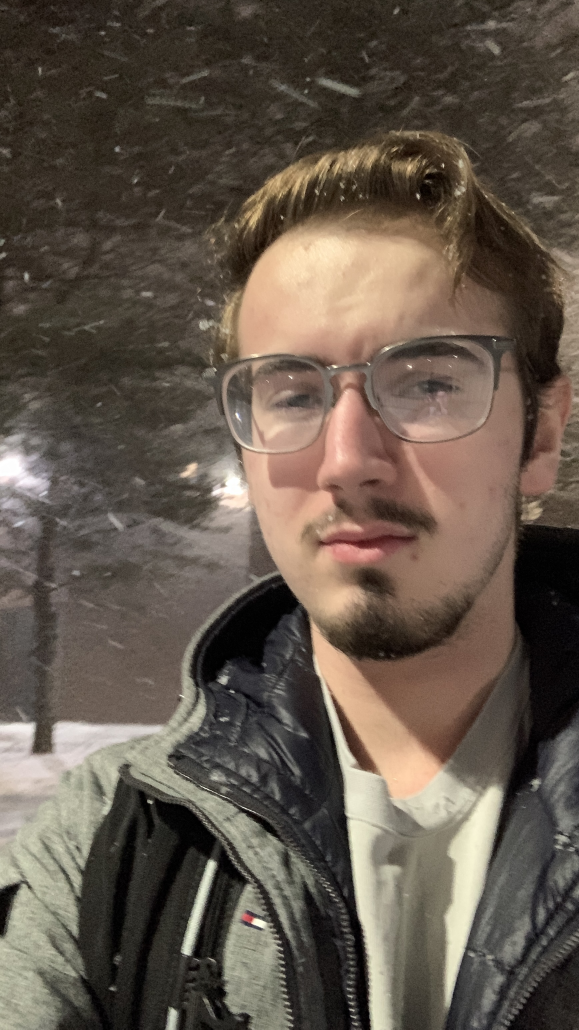
#> input picture cole.JPG, 1737 x 3088 px (shown at 1/3 size)
$ python -i motion.py   (imports and definitions only)
#> lines starting #> are read from the running program, lines starting #| are printed output that depends on the picture; after the words box and inside, x2 and y2 are one past the last pixel; in counts of white or black regions, pixels touching at a corner belong together
#> further down, picture is the input picture: shape (3088, 1737, 3); mean B, G, R 75.8, 87.1, 98.8
# motion.py - motion triggering that does not chatter.
#
# v1's log: 735 "motion started" against 17,390 "motion stopped", a 23.7:1
# ratio, and 4,250 captures for 735 real approaches to the sink. One threshold,
# no hysteresis, no debounce, so every lighting flicker and compression
# artefact toggled the state and each toggle cost an mp4 encode on a Pi 3B+.
#
# The fix is a Schmitt trigger plus a dwell requirement:
#   - enter MOTION only above T_HIGH, leave only below T_LOW (T_LOW < T_HIGH),
#     so a signal hovering near one threshold cannot oscillate
#   - a state change must persist for N consecutive frames before it commits
#   - after a capture, a cooldown suppresses retriggering on the same event

import logging
import os
import time
from collections import deque

import cv2
import numpy as np

log = logging.getLogger("dishwatcher.motion")

# fraction of ROI pixels that must be foreground. two thresholds, not one.
T_HIGH = float(os.environ.get("MOTION_ENTER_FRACTION", "0.020"))
T_LOW = float(os.environ.get("MOTION_EXIT_FRACTION", "0.008"))
# consecutive frames a new state must hold before it is believed
ENTER_FRAMES = int(os.environ.get("MOTION_ENTER_FRAMES", "3"))
EXIT_FRAMES = int(os.environ.get("MOTION_EXIT_FRAMES", "8"))
# minimum blob size in pixels, kills speckle
# in pixels at the DOWNSCALED working size, not the capture size
MIN_BLOB_AREA = int(os.environ.get("MOTION_MIN_BLOB_AREA", "120"))
COOLDOWN_SEC = float(os.environ.get("MOTION_COOLDOWN_SEC", "20"))
# Downscale before MOG2. Frames are 1280x720 now, and running background
# subtraction at that size saturated the Pi 3B+ (measured 64% of a core,
# enough to touch the soft thermal limit). Motion does not need the detail:
# v1 used 320x240 for exactly this reason.
MOTION_W = int(os.environ.get("MOTION_WIDTH", "320"))
MOTION_H = int(os.environ.get("MOTION_HEIGHT", "240"))

IDLE, MOTION = "idle", "motion"


class MotionTrigger:
    def __init__(self, roi=None):
        self.roi = roi
        self._bg = cv2.createBackgroundSubtractorMOG2(
            history=500,        # a long history keeps the background stable
            varThreshold=25,
            detectShadows=True,  # shadows are a top false-positive source
        )
        self.state = IDLE
        self._pending = None
        self._pending_count = 0
        self._entered_at = 0.0
        self._last_capture_at = 0.0
        self._recent = deque(maxlen=60)
        self.transitions = {"idle->motion": 0, "motion->idle": 0}

    def _foreground_fraction(self, frame):
        img = frame
        if self.roi:
            x1, y1, x2, y2 = self.roi
            img = frame[max(0, y1):y2, max(0, x1):x2]

        # downscale first; this is the difference between idling and pinning a core
        if img.shape[1] > MOTION_W:
            img = cv2.resize(img, (MOTION_W, MOTION_H), interpolation=cv2.INTER_NEAREST)
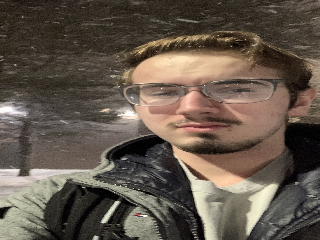
#> img: shape (240, 320, 3); mean B, G, R 75.8, 87.1, 98.8

        mask = self._bg.apply(img)
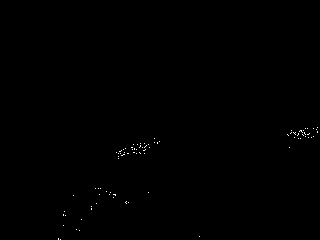
#> mask: shape (240, 320); values 127 (black) and 255 (white), 0.16% white in thin lines or dots, all inside (x1, y1, x2, y2) = (58, 127, 318, 240)
        # MOG2 marks shadows as 127; only 255 is real foreground.
        mask = (mask == 255).astype(np.uint8) * 255

        # open then close: drop speckle, then consolidate what survives
        k = cv2.getStructuringElement(cv2.MORPH_ELLIPSE, (5, 5))
        mask = cv2.morphologyEx(mask, cv2.MORPH_OPEN, k)
#> mask: shape (240, 320); every value is 0
        mask = cv2.morphologyEx(mask, cv2.MORPH_CLOSE, k)

        # ignore blobs too small to be a person
        contours, _ = cv2.findContours(mask, cv2.RETR_EXTERNAL, cv2.CHAIN_APPROX_SIMPLE)
#> contours = []
        area = sum(cv2.contourArea(c) for c in contours if cv2.contourArea(c) >= MIN_BLOB_AREA)
#> area = 0

        total = img.shape[0] * img.shape[1]
#> total = 76800
        return (area / total) if total else 0.0

    def update(self, frame):
        """
        Feed a frame. Returns one of: None, "entered", "exited".
        Only a committed transition returns non-None, so callers cannot see
        the chatter that v1 acted on.
        """
        frac = self._foreground_fraction(frame)
#> frac = 0
        self._recent.append(frac)

        # Schmitt trigger: which state does this frame argue for?
        if self.state == IDLE:
            wants = MOTION if frac >= T_HIGH else IDLE
#> wants = 'idle'
            need = ENTER_FRAMES
        else:
            wants = IDLE if frac <= T_LOW else MOTION
            need = EXIT_FRAMES

        if wants == self.state:
            self._pending, self._pending_count = None, 0
            return None

        if self._pending == wants:
            self._pending_count += 1
        else:
            self._pending, self._pending_count = wants, 1

        if self._pending_count < need:
            return None

        # commit
        old, self.state = self.state, wants
        self._pending, self._pending_count = None, 0
        self.transitions[f"{old}->{wants}"] += 1

        if wants == MOTION:
            self._entered_at = time.monotonic()
            log.info("motion entered (fg %.3f >= %.3f for %d frames)", frac, T_HIGH, need)
            return "entered"

        log.info("motion exited after %.1fs (fg %.3f <= %.3f for %d frames)",
                 time.monotonic() - self._entered_at, frac, T_LOW, need)
        return "exited"

    def in_cooldown(self):
        return (time.monotonic() - self._last_capture_at) < COOLDOWN_SEC

    def mark_capture(self):
        self._last_capture_at = time.monotonic()

    def stats(self):
        started = self.transitions["idle->motion"]
        stopped = self.transitions["motion->idle"]
        return {
            "state": self.state,
            "entered_total": started,
            "exited_total": stopped,
            # v1 sat at 23.7. Anything far from 1.0 means it is flapping again.
            "flap_ratio": round(stopped / started, 2) if started else 0.0,
            "recent_fg_mean": round(float(np.mean(self._recent)), 4) if self._recent else 0.0,
        }

>>> import cv2
>>> picture = cv2.imread('../cole.JPG')
>>> result = MotionTrigger().update(picture)

$ run again, on storm.jpg
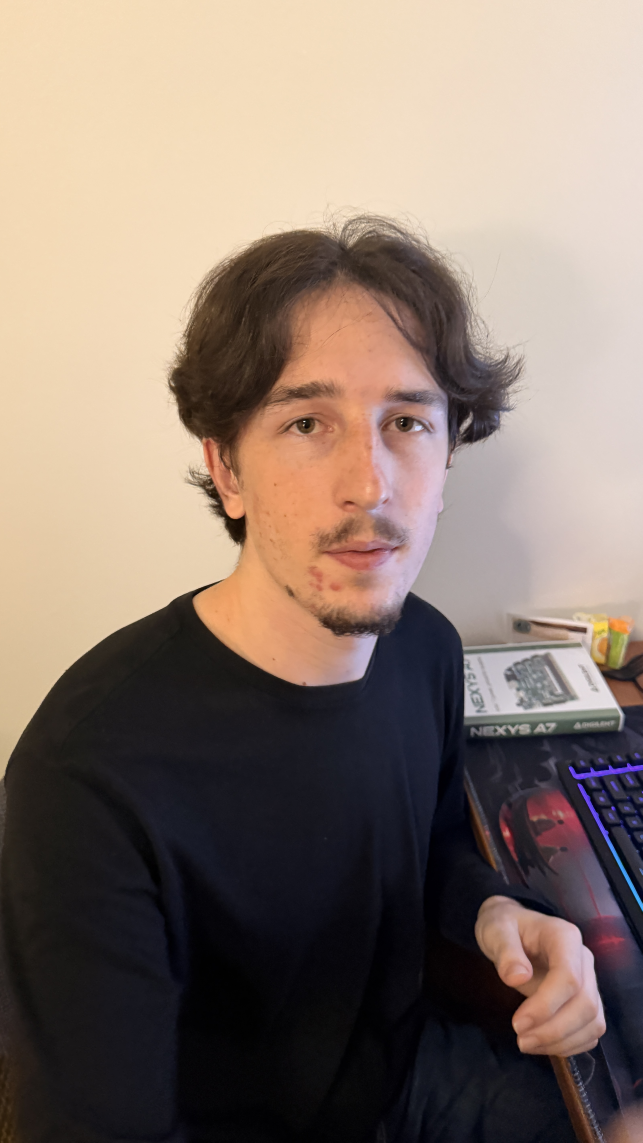
#> input picture storm.jpg, 3213 x 5712 px (shown at 1/5 size)
#> picture is the input picture: shape (5712, 3213, 3); mean B, G, R 109.7, 120.2, 136.7
#> in _foreground_fraction, `img = cv2.resize(img, (MOTION_W, MOTION_H), interpolation=cv2.INTER_NE..`:
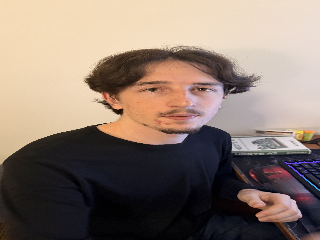
#> img: shape (240, 320, 3); mean B, G, R 110, 120.6, 137.2
#> contours = []
#> area = 0
#> wants = 'idle'
